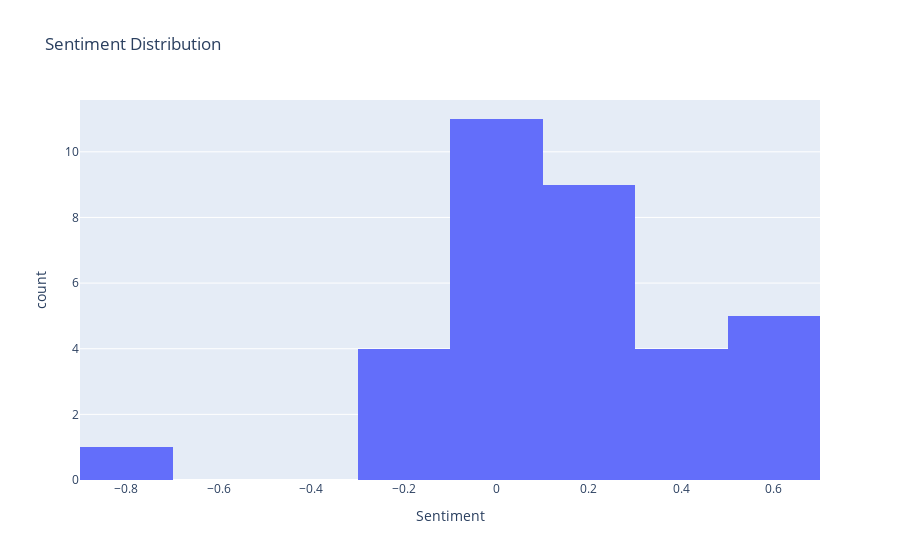

Source (notebook cell):
### Code cell
# Sentiment Analysis
data['Sentiment'] = data['Article'].apply(lambda x: TextBlob(x).sentiment.polarity)

# Sentiment Distribution
fig = px.histogram(data, x='Sentiment', title='Sentiment Distribution')
fig.show()

### Figure 1 — Plotly figure (JSON) as saved in the notebook; plotly's stock layout.template omitted (floating-point values rounded to 4 significant figures)
{"data": [{"alignmentgroup": "True", "bingroup": "x", "hovertemplate": "Sentiment=%{x}<br>count=%{y}<extra></extra>", "legendgroup": "", "marker": {"color": "#636efa", "pattern": {"shape": ""}}, "name": "", "offsetgroup": "", "orientation": "v", "showlegend": false, "type": "histogram", "x": [0.6667, 0.02083, 0.6, 0.625, -0.1014, 0.6, 0.2833, 0.05, 0.4067, -0.1083, 0.3469, 0.58, 0.4792, 0.2, 0.01667, 0, -0.075, 0, 0.15, 0.08333, -0.2344, 0, 0.1577, -0.8, 0.09111, 0.4, 0.175, 0.2455, 0.1189, 0.0898, 0.27, 0.2886, -0.1812, 0], "xaxis": "x", "yaxis": "y"}], "layout": {"barmode": "relative", "legend": {"tracegroupgap": 0}, "title": {"text": "Sentiment Distribution"}, "xaxis": {"anchor": "y", "domain": [0, 1], "title": {"text": "Sentiment"}}, "yaxis": {"anchor": "x", "domain": [0, 1], "title": {"text": "count"}}}}
